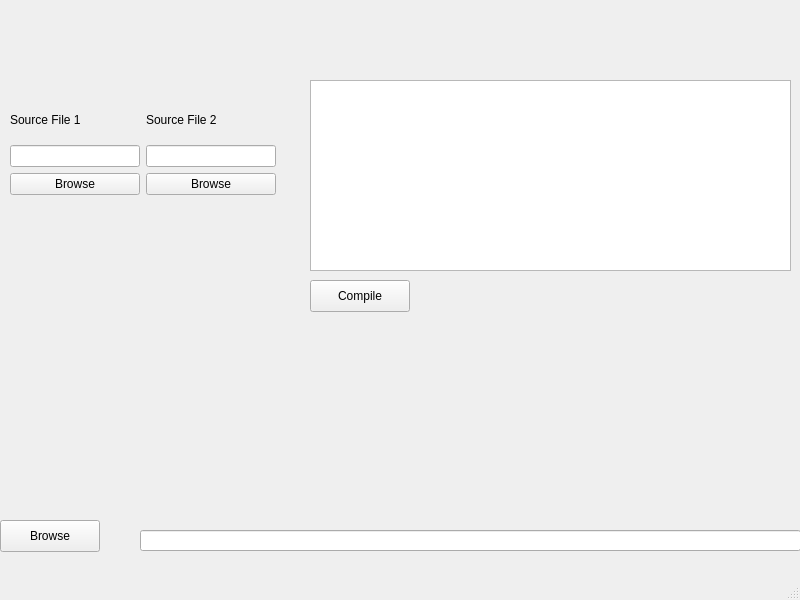
<?xml version="1.0" encoding="UTF-8"?>
<ui version="4.0">
 <class>MainWindow</class>
 <widget class="QMainWindow" name="MainWindow">
  <property name="geometry">
   <rect>
    <x>0</x>
    <y>0</y>
    <width>800</width>
    <height>600</height>
   </rect>
  </property>
  <property name="windowTitle">
   <string>MainWindow</string>
  </property>
  <widget class="QWidget" name="centralwidget">
   <widget class="QPushButton" name="compileButton">
    <property name="geometry">
     <rect>
      <x>310</x>
      <y>280</y>
      <width>100</width>
      <height>32</height>
     </rect>
    </property>
    <property name="text">
     <string>Compile</string>
    </property>
   </widget>
   <widget class="QTextEdit" name="outputBox">
    <property name="geometry">
     <rect>
      <x>310</x>
      <y>80</y>
      <width>481</width>
      <height>191</height>
     </rect>
    </property>
   </widget>
   <widget class="QLineEdit" name="outputPathInput">
    <property name="geometry">
     <rect>
      <x>140</x>
      <y>530</y>
      <width>661</width>
      <height>21</height>
     </rect>
    </property>
   </widget>
   <widget class="QPushButton" name="browseOutputPath">
    <property name="geometry">
     <rect>
      <x>0</x>
      <y>520</y>
      <width>100</width>
      <height>32</height>
     </rect>
    </property>
    <property name="text">
     <string>Browse</string>
    </property>
   </widget>
   <widget class="QWidget" name="">
    <property name="geometry">
     <rect>
      <x>10</x>
      <y>100</y>
      <width>266</width>
      <height>95</height>
     </rect>
    </property>
    <layout class="QGridLayout" name="gridLayout">
     <item row="2" column="0">
      <widget class="QPushButton" name="browseButton">
       <property name="text">
        <string>Browse</string>
       </property>
      </widget>
     </item>
     <item row="2" column="1">
      <widget class="QPushButton" name="browseButton2">
       <property name="text">
        <string>Browse</string>
       </property>
      </widget>
     </item>
     <item row="1" column="1">
      <widget class="QLineEdit" name="fileInput2"/>
     </item>
     <item row="1" column="0">
      <widget class="QLineEdit" name="fileInput1"/>
     </item>
     <item row="0" column="0">
      <widget class="QLabel" name="label">
       <property name="text">
        <string>Source File 1</string>
       </property>
      </widget>
     </item>
     <item row="0" column="1">
      <widget class="QLabel" name="label_2">
       <property name="text">
        <string>Source File 2</string>
       </property>
      </widget>
     </item>
    </layout>
   </widget>
  </widget>
  <widget class="QMenuBar" name="menubar">
   <property name="geometry">
    <rect>
     <x>0</x>
     <y>0</y>
     <width>800</width>
     <height>24</height>
    </rect>
   </property>
  </widget>
  <widget class="QStatusBar" name="statusbar"/>
 </widget>
 <resources/>
 <connections/>
</ui>
